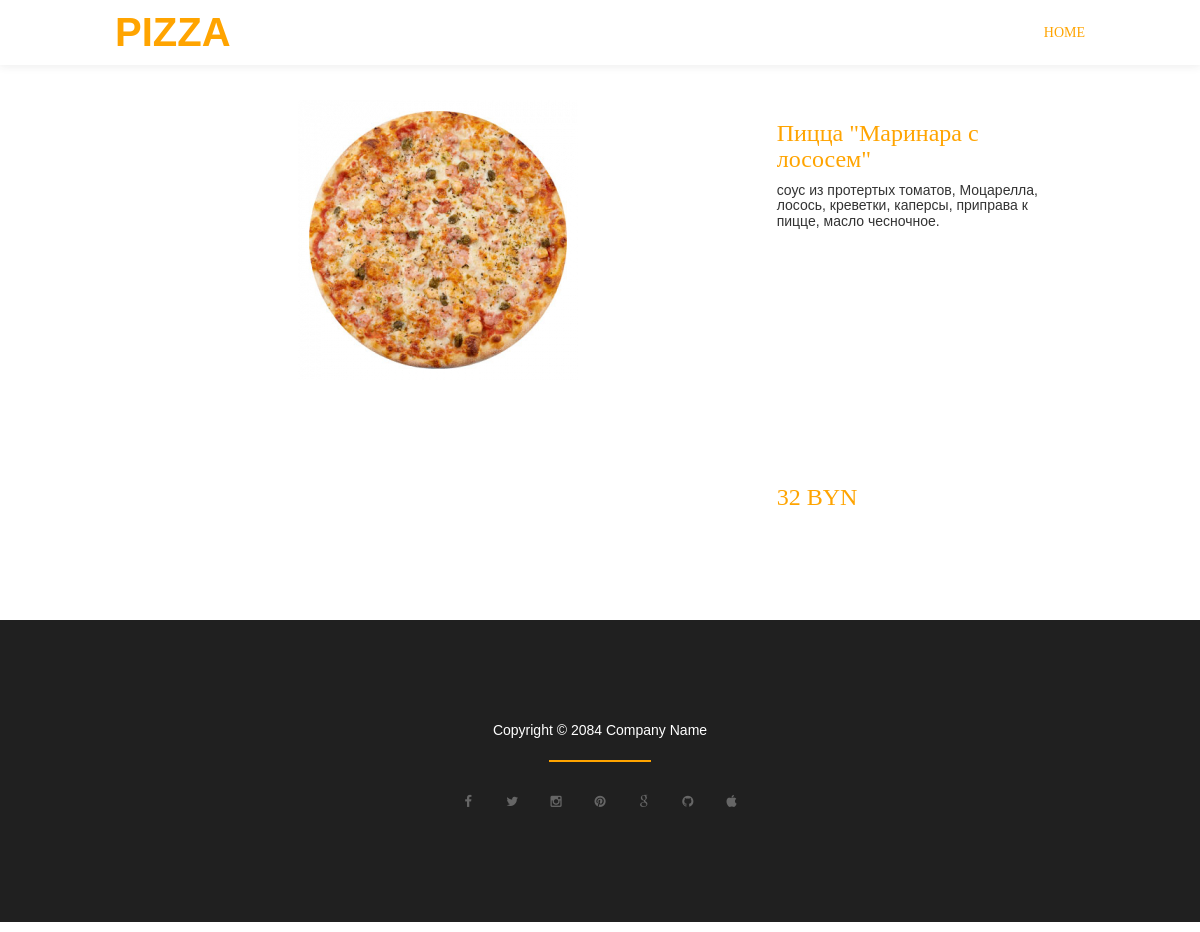
The app's page /pitstsa-marinara-s-lososem/ with its own data.
### gallery/models.py (models this page shows, shortened)
class Pizza(models.Model):
    slug = models.SlugField(max_length=255, verbose_name='url', unique=True)
    title = models.CharField(max_length=250)
    description = models.TextField()
    price = models.IntegerField()
    image = models.ImageField(upload_to='pizza/photos/%Y/%m/%d/', verbose_name='Фото', blank=True)

### gallery/views.py (the view)
# urls.py: path('<str:slug>/', views.Detail_Pizza.as_view(), name='details'),
class Detail_Pizza(DetailView):
    model = Pizza
    template_name = 'details.html'
    context_object_name = 'pizza'

### gallery/templates/details.html (shortened to what this page needs)
{% extends 'base.html' %}
{% load static %}
{% block content %}
<div class="container">
    <div class="col-md-8" style="margin-top: 100px;
                                 margin-bottom: 100px;">
        <img src="{{pizza.image.url}}" class="img-responsive gallery-img" alt="Pizza 1"></div>
    <div class="col-md-4" style="margin-top: 100px;
                                 margin-bottom: 100px;
                                 height:420px;">
        <h3>{{pizza.title}}</h3>
        <h5>{{ pizza.description}}</h5>
        <div style="position: absolute;
                                    bottom: 0;">
            <h3>{{ pizza.price }} BYN</h3>
        </div>
    </div>
</div>
{% endblock %}

### Pizza/static/css/templatemo-style.css (style rules this page uses)
h1,h2, h3, h4, .navbar-default .navbar-nav li a, .navbar-default .navbar-nav>li>a:focus { color: #ffa400; font-family: 'Chewy', cursive; font-weight: 400; }
img { max-width: 100%; height: auto; }
@media (min-width: 768px) { .container { width: 700px; } }
@media (min-width: 992px) { .container { width: 900px; } }
@media (min-width: 1200px) { .container { width: 1000px; } }
.gallery-img { margin: 0 auto; }

### records on screen
Pizza: image (picture), title "Пицца \"Маринара с лососем\"", description "соус из протертых томатов, Моцарелла, лосось, креветки, каперсы, приправа к пицце, масло чесночное.", price "32"
